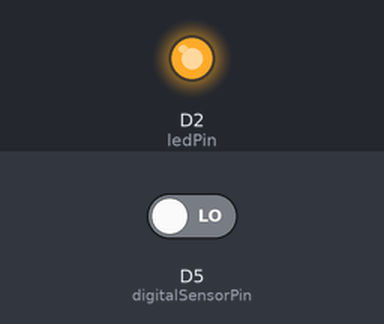
Recording of a sketch running on a simulated ESP8266 (NodeMCU). Parts: output pins drawn as LEDs (lit = HIGH). The test bench sets the inputs (shaded band); at power-on: D5 (digitalSensorPin) LOW.

Above: at 1.2 s.
1.3 s: D5 (digitalSensorPin) driven HIGH
At 2.1 s:
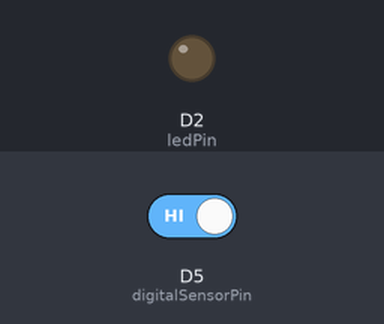
3.3 s: D5 (digitalSensorPin) driven LOW
At 4.9 s:
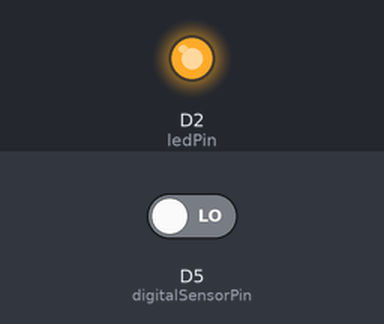
Timing chart, 0 to 6.4 s (numbered marks = the images above; inputs shaded):
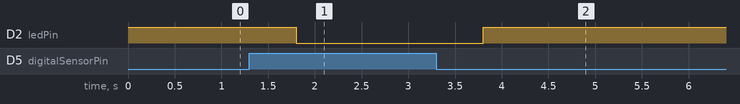

Measured:
- after the input at 1.3 s, D2 (ledPin): HIGH → LOW after 0.50 s
- after the input at 3.3 s, D2 (ledPin): LOW → HIGH after 0.50 s

The sketch:

soundSensor.ino
```cpp
#include "Arduino.h"

int trigThreshold = 10;
int tolerance = 10;

int runningCounter = 0;
int stoppedCounter = 0;

bool isRunning = false;

int ledPin=D2;
int digitalSensorPin=D5;
bool prevIsSoundDetected = false;


void setup(){
  pinMode(ledPin, OUTPUT);
  pinMode(digitalSensorPin, INPUT);

  digitalWrite(ledPin, HIGH);

  prevIsSoundDetected = digitalRead(digitalSensorPin);

  Serial.begin (115200);
}

void loop (){

	bool isSoundDetected = digitalRead(digitalSensorPin);
/*
	Serial.print("curValue: ");
	Serial.print(curValue);
	Serial.print(" prevValue: ");
	Serial.println(prevValue);
	Serial.print("isRunning: ");
	Serial.println(isRunning);
	Serial.print("runningCounter: ");
	Serial.print(runningCounter);
	Serial.print(" stoppedCounter: ");
	Serial.println(stoppedCounter);
	Serial.println("----");
*/

	prevIsSoundDetected = isSoundDetected;

	if (!isRunning) {   // pump is not running
		if (isSoundDetected) { // Sound is detected
			stoppedCounter = 0;
			if (runningCounter++ >= trigThreshold) {
				runningCounter = 0;
				isRunning = true;
				digitalWrite(ledPin, LOW);
			}
		} else {
			if (stoppedCounter++ >= tolerance) {
				runningCounter = 0;
				stoppedCounter = 0;
			}
		}

	} else {  // pump is running
		if (!isSoundDetected) {
			if (stoppedCounter++ >= trigThreshold) {
				stoppedCounter = 0;
				isRunning = false;
				digitalWrite(ledPin, HIGH);
			}
		} else {
			stoppedCounter = 0;
		}
	}

  delay(50);
}
```

sloeber.ino.cpp
```cpp
#ifdef __IN_ECLIPSE__
//This is a automatic generated file
//Please do not modify this file
//If you touch this file your change will be overwritten during the next build
//This file has been generated on 2018-10-23 19:43:12

#include "Arduino.h"
#include "Arduino.h"

void setup();
void loop ();

#include "soundSensor.ino"


#endif
```
